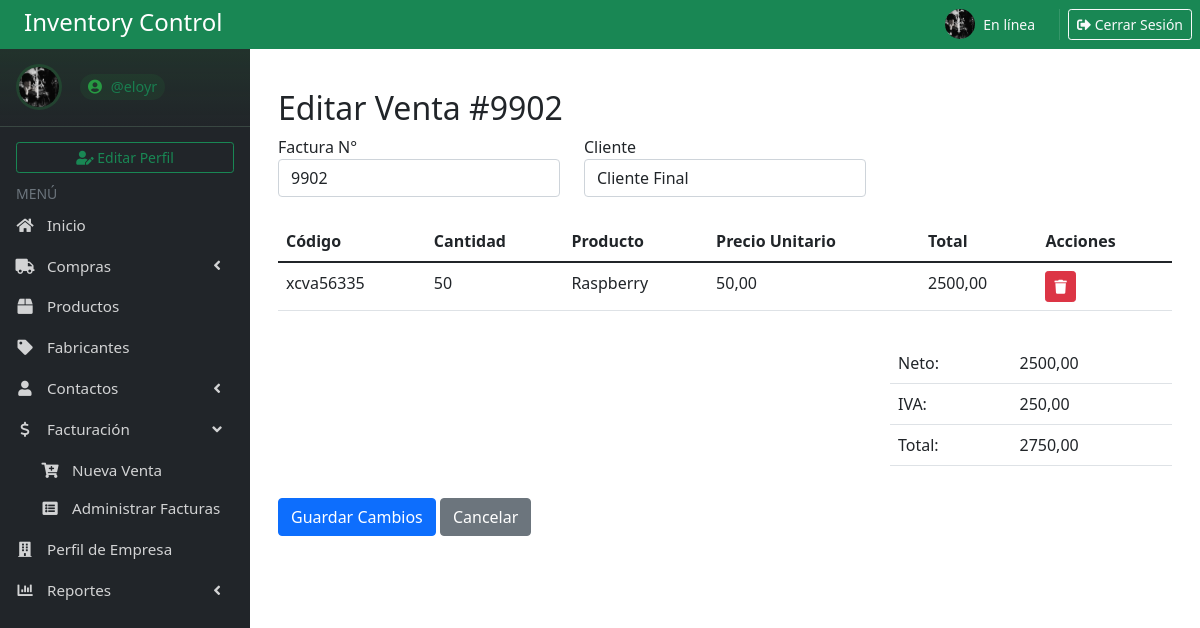
/admin_facturas/editar_venta/36/ (signed in), run on the app's committed database.
### Inventario/models.py (models this page shows, shortened)
class Profile(models.Model):
    user = models.OneToOneField(User, on_delete=models.CASCADE)
    image = models.ImageField(upload_to='profile_pics/', default='profile_pics/default-avatar.png', blank=True)
    last_seen = models.DateTimeField(default=timezone.now)

class Venta(models.Model):
    numero_factura = models.CharField(max_length=20, unique=True)
    cliente = models.ForeignKey('Cliente', on_delete=models.PROTECT)
    fecha = models.DateTimeField(auto_now_add=True)
    vendedor = models.ForeignKey(User, on_delete=models.PROTECT)
    neto = models.DecimalField(max_digits=10, decimal_places=2)
    iva = models.DecimalField(max_digits=10, decimal_places=2)
    total = models.DecimalField(max_digits=10, decimal_places=2)
    estado = models.BooleanField(default=True)  # Para marcar si la venta está activa o anulada
    created_at = models.DateTimeField(auto_now_add=True)
    updated_at = models.DateTimeField(auto_now=True)
    class Meta:
        verbose_name = 'Venta'
        verbose_name_plural = 'Ventas'
        ordering = ['-fecha']

class Cliente(models.Model):
    nombre = models.CharField(max_length=200)
    numero_impuesto = models.CharField(max_length=50, blank=True, null=True)
    sitio_web = models.URLField(max_length=200, blank=True, null=True)
    telefono_empresa = models.CharField(max_length=20)
    nombres = models.CharField(max_length=100)
    apellidos = models.CharField(max_length=100)
    correo_electronico = models.EmailField(max_length=254)
    telefono_contacto = models.CharField(max_length=20)
    calle = models.CharField(max_length=200)
    ciudad = models.CharField(max_length=100)
    region_provincia = models.CharField(max_length=100)
    codigo_postal = models.CharField(max_length=20)
    pais = models.CharField(max_length=100)
    fecha_registro = models.DateTimeField(auto_now_add=True)
    fecha_actualizacion = models.DateTimeField(auto_now=True)
    class Meta:
        verbose_name = "Cliente"
        verbose_name_plural = "Clientes"

class DetalleVenta(models.Model):
    venta = models.ForeignKey(Venta, related_name='detalles', on_delete=models.CASCADE)
    producto = models.ForeignKey('Producto', on_delete=models.PROTECT)
    cantidad = models.IntegerField()
    precio_unitario = models.DecimalField(max_digits=10, decimal_places=2)
    precio_total = models.DecimalField(max_digits=10, decimal_places=2)
    class Meta:
        verbose_name = 'Detalle de venta'
        verbose_name_plural = 'Detalles de venta'

class Producto(models.Model):
    id = models.AutoField(primary_key=True)
    codigo = models.CharField(max_length=100)
    modelo = models.CharField(max_length=100)
    nombre = models.CharField(max_length=100)
    descripcion = models.TextField(blank=True, null=True)
    fabricante = models.CharField(max_length=100)
    estado = models.CharField(max_length=10, choices=[('Activo', 'Activo'), ('Inactivo', 'Inactivo')])
    costo = models.DecimalField(max_digits=10, decimal_places=2)
    precio = models.DecimalField(max_digits=10, decimal_places=2)
    stock = models.IntegerField()
    imagen = models.ImageField(upload_to='productos/', blank=True, null=True)
    class Meta:
        verbose_name = "Producto"
        verbose_name_plural = "Productos"

### Inventario/views.py (the view)
# urls.py: path('editar_venta/<int:venta_id>/', views.editar_venta, name='editar_venta'),
@login_required
def editar_venta(request, venta_id):
    venta = get_object_or_404(Venta, id=venta_id)
    detalles = DetalleVenta.objects.filter(venta=venta)
    clientes = Cliente.objects.all()
    context = {
        'venta': venta,
        'detalles': detalles,
        'clientes': clientes,
    }
    return render(request, 'Inventario/editar_venta.html', context)

### Inventario/context_processors.py (called while the page is built)
def user_profile(request):
    if request.user.is_authenticated:
        profile, created = Profile.objects.get_or_create(user=request.user)
        now = timezone.now()
        online = (now - profile.last_seen) < timedelta(minutes=2)
        return {'user_profile': profile, 'is_online': online}
    return {}

### Inventario/templates/Inventario/editar_venta.html (shortened to what this page needs)
{% extends 'Inventario/base.html' %}
{% block content %}
<div class="container mt-4">
    <h2>Editar Venta #{{ venta.numero_factura }}</h2>
    <div class="row">
        <div class="col-md-4">
            <div class="form-group">
                <label for="numero_factura">Factura N°</label>
                <input type="number"
                       class="form-control"
                       id="numero_factura"
                       value="{{ venta.numero_factura }}"
                       required>
            </div>
        </div>
        <div class="col-md-4">
            <div class="form-group">
                <label for="cliente">Cliente</label>
                <select class="form-control" id="cliente" required>
                    {% for cliente in clientes %}
                        <option value="{{ cliente.id }}"
                                {% if cliente.id == venta.cliente.id %}selected{% endif %}>
                            {{ cliente.nombre }}
                        </option>
                    {% endfor %}
                </select>
            </div>
        </div>
    </div>
    <div class="table-responsive mt-4">
        <table class="table" id="detalleFactura">
            <thead>
                <tr>
                    <th>Código</th>
                    <th>Cantidad</th>
                    <th>Producto</th>
                    <th>Precio Unitario</th>
                    <th>Total</th>
                    <th>Acciones</th>
                </tr>
            </thead>
            <tbody>
                {% for detalle in detalles %}
                <tr>
                    <td>{{ detalle.producto.codigo }}</td>
                    <td>{{ detalle.cantidad }}</td>
                    <td>{{ detalle.producto.nombre }}</td>
                    <td>{{ detalle.precio_unitario }}</td>
                    <td>{{ detalle.precio_total }}</td>
                    <td>
                        <button class="btn btn-danger btn-sm" onclick="eliminarFila(this)">
                            <i class="fas fa-trash"></i>
                        </button>
                    </td>
                </tr>
                {% endfor %}
            </tbody>
        </table>
    </div>
    <div class="row justify-content-end mt-3">
        <div class="col-md-4">
            <table class="table">
                <tr>
                    <td>Neto:</td>
                    <td id="neto">{{ venta.neto }}</td>
                </tr>
                <tr>
                    <td>IVA:</td>
                    <td id="iva">{{ venta.iva }}</td>
                </tr>
                <tr>
                    <td>Total:</td>
                    <td id="total">{{ venta.total }}</td>
                </tr>
            </table>
        </div>
    </div>
    <div class="mt-3">
        <button class="btn btn-primary" onclick="guardarCambios()">Guardar Cambios</button>
        <a href='/admin_facturas' class="btn btn-secondary">Cancelar</a>
    </div>
</div>
{% endblock %}

### Inventario/templates/Inventario/base.html (shortened to what this page needs)
{% load static %}
<!DOCTYPE html>
<html lang="es">
<head>
    <link rel="stylesheet" href="https://cdnjs.cloudflare.com/ajax/libs/font-awesome/6.0.0-beta3/css/all.min.css">
    <link href="https://cdn.jsdelivr.net/npm/bootstrap@5.1.3/dist/css/bootstrap.min.css" rel="stylesheet">
    <link rel="stylesheet" href="https://cdnjs.cloudflare.com/ajax/libs/font-awesome/5.15.4/css/all.min.css">
    <link rel="stylesheet" href="https://cdn.jsdelivr.net/npm/sweetalert2@11/dist/sweetalert2.min.css">
</head>
<body>
    <div class="container-fluid p-0">
        <div class="bg-success text-white p-2 d-flex justify-content-between align-items-center" style="position: relative; z-index: 1001;">
            <h4 class="mb-1 ms-3">Inventory Control</h4>
            <div class="d-flex align-items-center">
                {% if user.is_authenticated %}
                    {% if user_profile.image and user_profile.image.url %}
                        <img src="{{ user_profile.image.url }}" class="rounded-circle me-2" width="30" alt="Profile Picture">
                    {% else %}
                        <img src="{% static 'img/default-avatar.png' %}" class="rounded-circle me-2" width="30" alt="Default Avatar">
                    {% endif %}
                    <div class="me-3">
                        <div class="small text-light">{% if is_online %}En línea{% else %}Desconectado{% endif %}</div>
                    </div>
                    <a href="/logout/" class="btn btn-outline-light btn-sm">
                        <i class="fas fa-sign-out-alt"></i> Cerrar Sesión
                    </a>
                {% endif %}
            </div>
        </div>
        <div class="d-flex">
            <aside class="main-sidebar bg-dark" style="width: 250px;">
                <section class="sidebar">
                    <div class="user-panel d-flex align-items-center p-3">
                        <div class="image">
                            {% if user_profile.image and user_profile.image.url %}
                                <img src="{{ user_profile.image.url }}" class="rounded-circle" alt="User Image" width="40">
                            {% else %}
                                <img src="{% static 'img/default-avatar.png' %}" class="rounded-circle" alt="User Image" width="40">
                            {% endif %}
                        </div>
                        <div class="info ms-2">
                            <a href="#" class="text-success" style="text-decoration: none; font-size: 0.9rem; opacity: 0.9;">
                                <i class="fa fa-user-circle"></i> @{{ user.username }}
                            </a>
                        </div>
                    </div>
                    {% if user.is_authenticated %}
                        <div class="px-3 mb-2">
                            <a href="/editar_perfil/" class="btn btn-outline-success btn-sm w-100">
                                <i class="fa fa-user-edit"></i> Editar Perfil
                            </a>
                        </div>
                    {% endif %}
                    <div class="text-muted px-3">
                        <small>MENÚ</small>
                    </div>
                    <ul class="nav flex-column">
                        <li class="nav-item">
                            <a href="/panel_control" class="nav-link text-white">
                                <i class="fa fa-home"></i> <span>Inicio</span>
                            </a>
                        </li>
                        <li class="nav-item">
                            <a href="#" class="nav-link text-white d-flex justify-content-between align-items-center" data-bs-toggle="collapse" data-bs-target="#comprasMenu" aria-expanded="false" aria-controls="comprasMenu">
                                <div>
                                    <i class="fa fa-truck"></i>
                                    <span>Compras</span>
                                </div>
                                <i class="fa fa-angle-left collapse-icon"></i>
                            </a>
                        </li>
                        <li class="nav-item">
                            <a href="/productos/" class="nav-link text-white active3 {% if active_page == 'productos' %}active{% endif %}">
                                <i class="fa fa-box"></i> <span>Productos</span>
                            </a>
                        </li>
                        <li class="nav-item">
                            <a href="/fabricantes" class="nav-link text-white active4 {% if active_page == 'fabricantes' %}active{% endif %}">
                                <i class="fa fa-tag"></i> <span>Fabricantes</span>
                            </a>
                        </li>
                        <li class="nav-item">
                            <a href="#" class="nav-link text-white d-flex justify-content-between align-items-center" data-bs-toggle="collapse" data-bs-target="#contactosMenu" aria-expanded="false">
                                <div>
                                    <i class="fa fa-user"></i>
                                    <span>Contactos</span>
                                </div>
                                <i class="fa fa-angle-left collapse-icon"></i>
                            </a>
                        </li>
                        <li class="nav-item">
                            <a href="#" class="nav-link text-white d-flex justify-content-between align-items-center" data-bs-toggle="collapse" data-bs-target="#facturacionMenu" aria-expanded="false">
                                <div>
                                    <i class="fa fa-dollar"></i>
                                    <span>Facturación</span>
                                </div>
                                <i class="fa fa-angle-left collapse-icon float-end"></i>
                            </a>
                            <ul class="collapse" id="facturacionMenu">
                                <li><a href="/nueva_venta/" class="nav-link text-white active7 {% if active_page == 'nueva_venta' %}active{% endif %}"><i class="fa fa-cart-plus"></i> Nueva Venta</a></li>
                                <li><a href="{% url 'Inventario:admin_facturas' %}" class="nav-link text-white active8 {% if active_page == 'admin_facturas' %}active{% endif %}"><i class="fa fa-list-alt"></i> Administrar Facturas</a></li>
                            </ul>
                        </li>
                        <li class="nav-item">
                            <a href="/perfil_empresa/" class="nav-link text-white {% if active_page == 'perfil_empresa' %}active{% endif %}">
                                <i class="fas fa-building"></i> <span>Perfil de Empresa</span>
                            </a>
                        </li>
                        <li class="nav-item">
                            <a href="#" class="nav-link text-white d-flex justify-content-between align-items-center" data-bs-toggle="collapse" data-bs-target="#reporteMenu" aria-expanded="false">
                                <div>
                                    <i class="fa fa-chart-bar"></i>
                                    <span>Reportes</span>
                                </div>
                                <i class="fa fa-angle-left collapse-icon"></i>
                            </a>
                        </li>
                    </ul>
                </section>
            </aside>
            <main class="flex-grow-1 p-3">
                {% block content %}
                {% endblock %}
            </main>
        </div>
    </div>
</body>
</html>

### Inventario/templates/Inventario/base.html (style rules this page uses)
.main-sidebar { position: fixed; top: 48px; left: 0; width: 250px; height: calc(100vh - 48px); z-index: 1000; display: flex; flex-direction: column; overflow-y: auto; scrollbar-width: thin; scrollbar-color: rgba(255,255,255,0.1) transparent; }
.sidebar { flex: 1; display: flex; flex-direction: column; }
.nav-item { margin: 1px 0; }
.nav-link { padding: 8px 15px !important; color: rgba(255,255,255,.8) !important; transition: all 0.3s ease; font-size: 0.95rem; }
.collapse { padding-left: 25px; margin-top: 2px; }
.collapse .nav-link { padding: 8px 15px !important; }
.user-panel { padding: 12px; margin-bottom: 15px; border-bottom: 1px solid rgba(255,255,255,.1); background: linear-gradient(to bottom, rgba(40,167,69,0.1), transparent); }
.user-panel .image { padding: 3px; border-radius: 50%; background: rgba(40,167,69,0.2); margin-right: 10px; transition: all 0.3s ease; }
.user-panel .info { padding: 5px 0; }
.user-panel .info a { display: inline-block; padding: 2px 8px; border-radius: 15px; background: rgba(40,167,69,0.1); transition: all 0.3s ease; }
.user-panel .info i { margin-right: 5px; color: #28a745; }
main { margin-left: 250px; padding: 20px; }
.container-fluid { width: 100%; padding: 0; }
.nav-link i { width: 20px; text-align: center; margin-right: 8px; }
.nav-item { position: relative; }

### data on the page
Profile: image (picture)
Venta: numero_factura "9902", cliente.nombre "Cliente Final", neto "2500,00", iva "250,00", total "2750,00"
DetalleVenta: producto.codigo "xcva56335", cantidad "50", producto.nombre "Raspberry", precio_unitario "50,00", precio_total "2500,00"

### other printed values
{{ user.username }} "eloyr"
